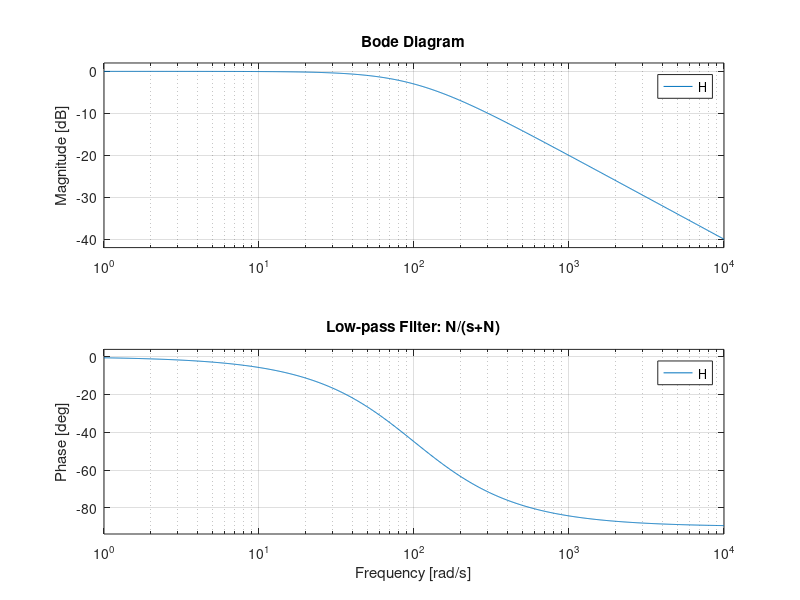
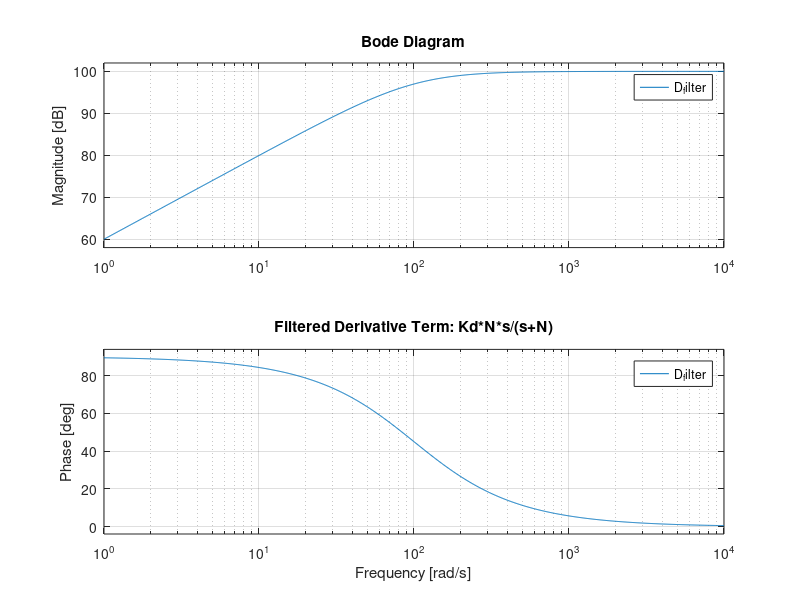

Recreate these plots in MATLAB, in order. (Note: this script raises an error after producing the figures.)
%% 一阶低通滤波
N = 100;          % filter coefficient, rad/s
s = tf('s');

H = N/(s+N);

figure;
bode(H);
grid on;
title('Low-pass Filter: N/(s+N)');

%% D项加上一阶低通滤波
Kd = 1000;
N = 100;
s = tf('s');

D_filter = Kd * (N*s)/(s + N);

figure;
bode(D_filter);
grid on;
title('Filtered Derivative Term: Kd*N*s/(s+N)');

%% 下面研究怎么设计轮足控制器的D后面滤波器截止频率
% 读取 dL0 timeseries
ts = out.dL0;

t = ts.Time;
x = ts.Data;
x = x(:);

% 去掉前面接触/启动瞬态
t_start = 0.2;   % 你可以改成 0.2 或 0.5
idx = t >= t_start;

t = t(idx);
x = x(idx);

% 重采样成等间隔
Fs = 1000;       % 采样频率，假设你控制器 1 ms，则 Fs=1000 Hz
Ts = 1/Fs;

t_uniform = t(1):Ts:t(end);
x_uniform = interp1(t, x, t_uniform, 'linear');

% 去直流/趋势
x_uniform = x_uniform - mean(x_uniform);

% FFT
N = length(x_uniform);
Y = fft(x_uniform);

P2 = abs(Y / N);
P1 = P2(1:floor(N/2)+1);
P1(2:end-1) = 2 * P1(2:end-1);

f = Fs * (0:floor(N/2)) / N;

% 画频谱
figure;
plot(f, P1, 'LineWidth', 1.2);
grid on;
xlabel('Frequency (Hz)');
ylabel('|dL0| amplitude');
title('Spectrum of dL0');
xlim([0 200]);   % 先看 0~200 Hz
